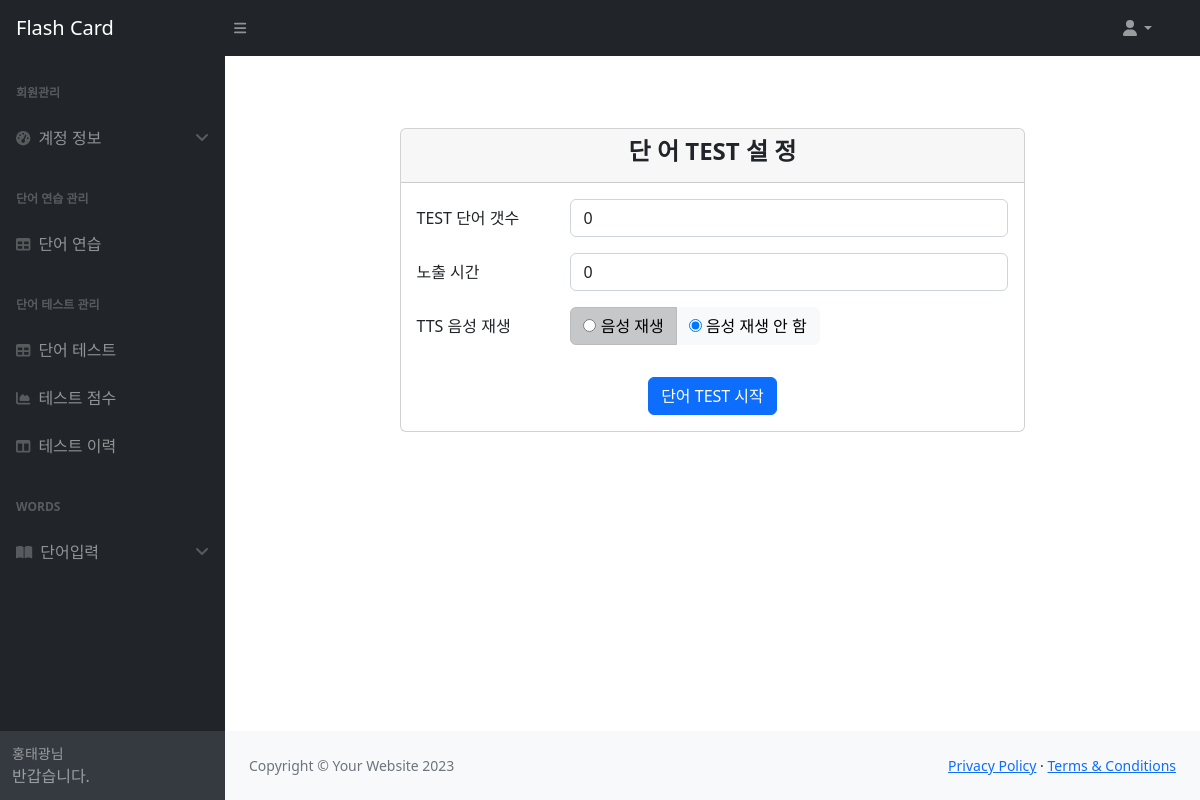
The page /exam-setting/ (signed in) on the database as committed earlier.
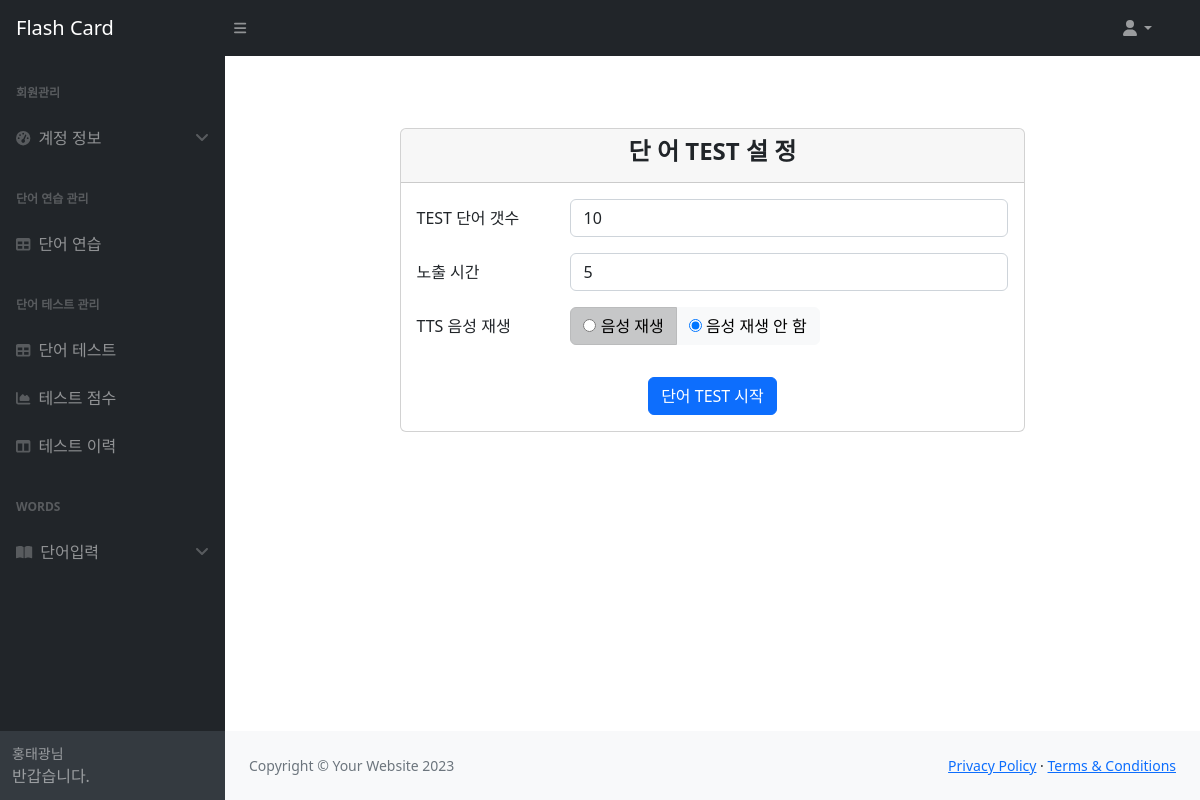
The same page on the database as committed later.
### users/models.py (models this page shows)
class Config(models.Model):
    train_word_count = models.IntegerField(default=0)
    train_seconds = models.IntegerField(default=0)
    train_repeat = models.IntegerField(default=0)
    train_tts_play = models.BooleanField(default=False)
    exam_word_count = models.IntegerField(default=0)
    exam_seconds = models.IntegerField(default=0)
    exam_tts_play = models.BooleanField(default=False)
    exam_difficulty = models.IntegerField(default=0)
    user_find_hint = models.CharField(max_length=100, default='Korea')
    update_date = models.DateTimeField(auto_now_add=True)
    id_user = models.ForeignKey("auth.User", related_name="config_user", on_delete=models.CASCADE, db_column="id_user")

### exams/views.py (the view, shortened to what this page needs)
# urls.py: path("exam-setting/", views.ExamsSetting.as_view(), name="exam-setting"),
class ExamsSetting(LoginRequiredMixin, View):
    def get(self, request):
        user = request.user
        try:
            config = Config.objects.get(id_user=user.id)
        except ObjectDoesNotExist:
            config = Config()
        context = {'config': config}
        return render(request, 'exams/exams_setting.html', context)

### exams/templates/exams/exams_setting.html (shortened to what this page needs)
{% extends 'base.html' %}
{% block content %}
<div class="container mt-5">
    <div class="row justify-content-center">
        <div class="col-md-8">
            <div class="card my-4">
                <div class="card-header text-center">
                    <h4><b>단 어 TEST 설 정</b></h4>
                </div>
                <div class="card-body">
                    <form class="form-inline" action="{% url 'exam-setting' %}" method="post">
                        <div class="row mb-3">
                            <label for="exam_word_count" class="col-sm-3 col-form-label">TEST 단어 갯수</label>
                            <div class="col-sm-9">
                                <input type="text" id="exam_word_count" name="exam_word_count"
                                       value="{{ config.exam_word_count }}"
                                       class="form-control" placeholder="단어 갯수을 입력하세요(단어 범위 보다 작으면 랜덤 선택 됩니다.)"
                                       required>
                            </div>
                        </div>
                         <div class="row mb-3">
                            <label for="exam_seconds" class="col-sm-3 col-form-label">노출 시간</label>
                            <div class="col-sm-9">
                                <input type="text" id="exam_seconds" name="exam_seconds"
                                       value="{{ config.exam_seconds }}" class="form-control"
                                       placeholder="단어가 보여 지는 시간을 입력하세요(단위:초)" required>
                            </div>
                        </div>
                        <div class="row mb-3">
                            <label class="col-sm-3 col-form-label">TTS 음성 재생</label>
                            <div class="col-sm-9">
                                <div class="btn-group btn-group-toggle" data-toggle="buttons">
                                    <label class="btn btn-light active">
                                        <input type="radio" name="exam_tts_play" value="True"
                                               {% if config.exam_tts_play %}checked{% endif %}> 음성 재생
                                    </label>
                                    <label class="btn btn-light">
                                        <input type="radio" name="exam_tts_play" value="False"
                                               {% if not config.exam_tts_play %}checked{% endif %}> 음성 재생 안 함
                                    </label>
                                </div>
                            </div>
                        </div>
                        <div class="text-center">
                            <button type="submit" class="btn btn-primary mt-3">단어 TEST 시작</button>
                        </div>
                    </form>
                </div>
            </div>
        </div>
    </div>
</div>
{% endblock content %}

### templates/base.html (shortened to what this page needs)
<!DOCTYPE html>
{%load static %}
<html lang="ko">
<head>
    <link href="https://cdn.jsdelivr.net/npm/simple-datatables@7.1.2/dist/style.min.css" rel="stylesheet"/>
    <link href="{% static 'css/styles.css' %}" rel="stylesheet"/>
</head>
<body class="sb-nav-fixed">
<header>
    <nav class="sb-topnav navbar navbar-expand navbar-dark bg-dark">
        <a class="navbar-brand ps-3" href="{% url 'index' %}">Flash Card</a>
        <button class="btn btn-link btn-sm order-1 order-lg-0 me-4 me-lg-0" id="sidebarToggle" href="#!"><i
                class="fas fa-bars"></i></button>
        <form class="d-none d-md-inline-block form-inline ms-auto me-0 me-md-3 my-2 my-md-0">
            <ul class="navbar-nav ms-auto ms-md-0 me-3 me-lg-4">
                <li class="nav-item dropdown">
                    <a class="nav-link dropdown-toggle" id="navbarDropdown" href="#" role="button"
                       data-bs-toggle="dropdown"
                       aria-expanded="false"><i class="fas fa-user fa-fw"></i></a>
                </li>
            </ul>
        </form>
    </nav>
</header>
<div id="layoutSidenav">
    <div id="layoutSidenav_nav">
        <nav class="sb-sidenav accordion sb-sidenav-dark" id="sidenavAccordion">
            <div class="sb-sidenav-menu">
                <div class="nav">
                    <div class="sb-sidenav-menu-heading">회원관리</div>
                    <a class="nav-link" data-bs-toggle="collapse" data-bs-target="#collapsePages" aria-expanded="false"
                       aria-controls="collapsePages">
                        <div class="sb-nav-link-icon"><i class="fas fa-tachometer-alt"></i></div>
                        계정 정보
                        <div class="sb-sidenav-collapse-arrow"><i class="fas fa-angle-down"></i></div>
                    </a>
                    <div class="sb-sidenav-menu-heading">단어 연습 관리</div>
                    <a class="nav-link collapsed" href="{% url 'trains-setting' %}">
                        <div class="sb-nav-link-icon"><i class="fas fa-table"></i></div>
                        단어 연습
                    </a>
                    <div class="sb-sidenav-menu-heading">단어 테스트 관리</div>
                    <a class="nav-link" href="{% url 'exam-setting' %}">
                        <div class="sb-nav-link-icon"><i class="fas fa-table"></i></div>
                        단어 테스트
                    </a>
                    <a class="nav-link" href="{% url 'Word_Test_Score' %}">
                        <div class="sb-nav-link-icon"><i class="fas fa-chart-area"></i></div>
                        테스트 점수
                    </a>
                    <a class="nav-link" href="{% url 'Word_Test_History' %}">
                        <div class="sb-nav-link-icon"><i class="fas fa-columns"></i></div>
                        테스트 이력
                    </a>
                    <div class="sb-sidenav-menu-heading">words</div>
                    <a class="nav-link" data-bs-toggle="collapse" data-bs-target="#words" aria-expanded="false"
                       aria-controls="collapsePages">
                        <div class="sb-nav-link-icon"><i class="fas fa-book-open"></i></i></div>
                        단어입력
                        <div class="sb-sidenav-collapse-arrow"><i class="fas fa-angle-down"></i></div>
                    </a>
                </div>
            </div>
            <div class="sb-sidenav-footer">
                <div class="small">홍태광님</div>
                반갑습니다.
            </div>
        </nav>
    </div>
    <div id="layoutSidenav_content">
        <main>
            {%block content%}
            {%endblock content%}
        </main>
        <footer class="py-4 bg-light mt-auto">
            <div class="container-fluid px-4">
                <div class="d-flex align-items-center justify-content-between small">
                    <div class="text-muted">Copyright &copy; Your Website 2023</div>
                    <div>
                        <a href="#">Privacy Policy</a>
                        &middot;
                        <a href="#">Terms &amp; Conditions</a>
                    </div>
                </div>
            </div>
        </footer>
    </div>
</div>
</body>
</html>

Rows that differ between the two databases and show on the page:
added Config: exam_word_count "10", exam_seconds "5", exam_tts_play "☐ 음성 재생", exam_tts_play "☑ 음성 재생 안 함"
Other text that changed with them:
form field exam_word_count: "0" → (not shown)
form field exam_seconds: "0" → (not shown)
form field exam_tts_play: "☐ 음성 재생" → (not shown)
form field exam_tts_play: "☑ 음성 재생 안 함" → (not shown)
